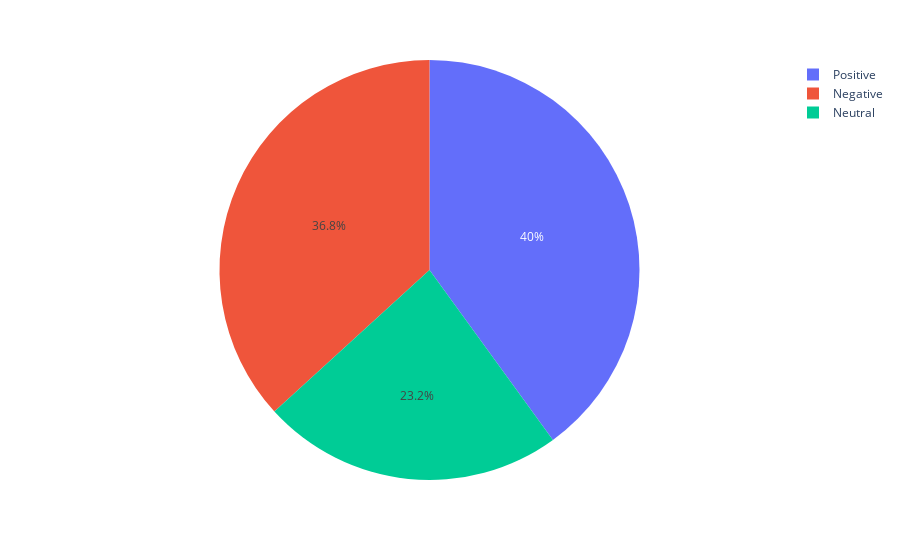

Notebook cell for this chart:
### Code cell
today = datetime.now().isoformat()[0:10]
twitter_df_today =  twitter_df_date[twitter_df_date.Date == str(today)]
#index = twitter_df_pie.index
count = len(twitter_df_today.index)
tweet_sentiment_today = twitter_df_today.groupby("sentiment").agg({"tweet_id":"count"})
names = tweet_sentiment_today.index
values = tweet_sentiment_today["tweet_id"]
fig = px.pie(values=values, names=names)
fig.show()

### Figure 1 — Plotly figure (JSON) as saved in the notebook; plotly's stock layout.template omitted (floating-point values rounded to 4 significant figures)
{"data": [{"domain": {"x": [0, 1], "y": [0, 1]}, "hovertemplate": "label=%{label}<br>value=%{value}<extra></extra>", "labels": ["Negative", "Neutral", "Positive"], "legendgroup": "", "name": "", "showlegend": true, "type": "pie", "values": [57, 36, 62]}], "layout": {"legend": {"tracegroupgap": 0}, "margin": {"t": 60}}}
